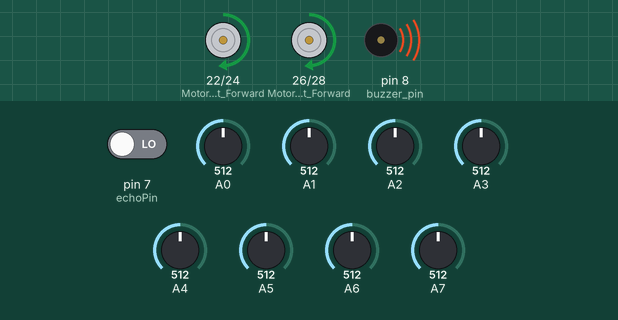
This sketch was run on a simulated Arduino Mega 2560, built with avr-gcc and run on an emulated ATmega2560. Shown: motor-driver pin pairs drawn as motors (green arrow = first pin HIGH = forward, orange = second pin HIGH = backward, longer = more drive, scaled by the enable pin), buzzer (waves = sounding, pin HIGH). The test bench sets the inputs (shaded band); at power-on: pin 7 (echoPin) LOW, A0 = 512, A1 = 512, A2 = 512, A3 = 512, A4 = 512, A5 = 512, A6 = 512, A7 = 512. EEPROM starts erased; what the sketch prints to the serial monitor is not drawn.

Above: at 1.5 s.
1.6 s: pin 7 (echoPin) driven HIGH
At 1.95 s:
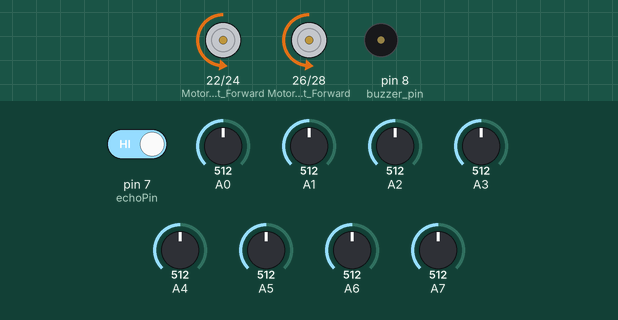
At 2.6 s:
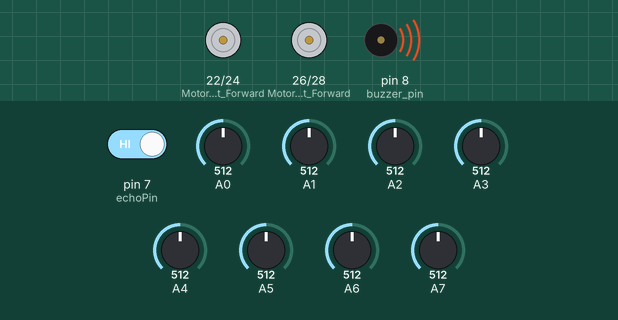
3.6 s: A0 set to 106
7.5 s: A0 set to 89
At 37.1 s:
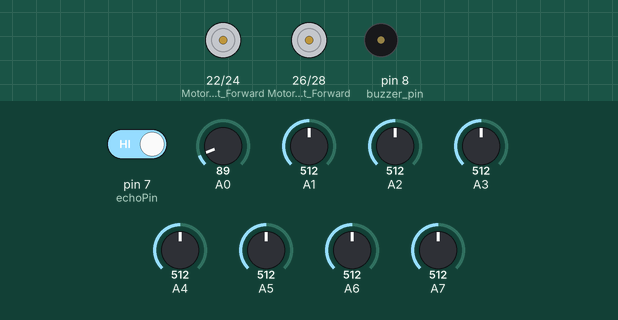
Timing chart, 0 to 38.3 s (numbered marks = the images above; inputs shaded):
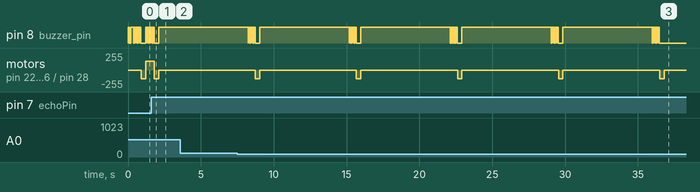

Measured:
- the behaviour switches between 100 and 99 on A0 (found by bisection; images 2 and 3)
- after the input at 1.6 s, pin 8 (buzzer_pin): goes on until 2.1 s, then stays HIGH
- after the input at 3.6 s, every drawn part: stays the same
- by itself, motor on pin 22 (Motor_Right_Forward) / pin 24 (Motor_Right_Backward), motor on pin 26 (Motor_Left_Forward) / pin 28 (Motor_Left_Backward): alternates backward 130/255 for 0.30 s and stopped for 6.6 s

The sketch:

Line_Following_Almost_Completed.ino
```cpp
#include <Arduino.h>
#include <EEPROM.h>

// Define the size of the array and the EEPROM address to start writing data
const int arraySize = 8; // Adjust this based on your array size
const int eepromAddress = 0; // EEPROM address where you want to start writing


// Define PID parameters
double Kp = 25;
double Ki = 1.5;
double Kd = 30;

// Initialize PID variables
double prevError = 0;
double integral = 0;
double derivative = 0;

//recorrect
int Ir_thresholds[] = {300, 300, 100, 100, 100, 105, 400, 400};

int prev_error_history[] = {0,0,0,0,0,0,0,0,0,0};
int stack_pointer = 0;

int IR_history_count = 0;
int IR_history = 0;
int IR_first_grabbed = 0;


//define trig pin 6 and echo pin 7
#define trigPin 6
#define echoPin 7

//pushbutton input for caliberation
#define caliberation 7

//pin for buzzer
#define buzzer_pin 8

bool bend_done = false;

//pin for right bend sensor
#define right_bend_sensor 9

bool swich = 1;

bool bend_start = false;

bool bend_condition = false;

int now_time = 0;

String mode = "normal";

//IR_array 8 space empty array
int IR_array[8];

int Threshold = 100;

int prev_position = 0;

//define right motor enable pin is 3 and left 2
#define ENR 3
#define ENL 2

#define Motor_Right_Forward 22
#define Motor_Right_Backward 24
#define Motor_Left_Forward 26
#define Motor_Left_Backward 28

// defines variables
long duration;
int distance;

// bool Switch = 0; //0 for left ; 1 for right;
int x = 0;

void motor(int motor, int direction);
void caliberate();
void buzzer_beep();

void setup() {

  pinMode(buzzer_pin, OUTPUT);

  //pin 8 is buzzer, tur it on and off for 2 quick beeps
  buzzer_beep();
  delay(100);
  buzzer_beep();

  //pinmode trig and echo
  pinMode(trigPin, OUTPUT);
  pinMode(echoPin, INPUT);

  //Serial begin
  Serial.begin(115200);

  for (int i = 0; i < 8; i++) {
    Ir_thresholds[i] = EEPROM.read(i)*4;
  }

  Serial.print("int IR_thresholds[] = {");
  for (int i = 0; i < 8; i++){
    Serial.print(Ir_thresholds[i]);
    Serial.print(", ");
  }
  Serial.println("};    ");


  pinMode(Motor_Right_Forward, OUTPUT);
  pinMode(Motor_Right_Backward, OUTPUT);
  pinMode(Motor_Left_Forward, OUTPUT);
  pinMode(Motor_Left_Backward, OUTPUT);

  pinMode(right_bend_sensor, INPUT);


  // digitalWrite(Motor_Right_Forward,1);

  motor(1,1);
  motor(2,1);

  pinMode(caliberation, INPUT);

}

int temp = 0;

void loop() {

 if (digitalRead(caliberation) == 1){
    caliberate();
  }


  //serial print from A0 to A7
   for (int i = 0; i < 8; i++){
    // Serial.print(analogRead(i));
    // Serial.print(" ");
    if (analogRead(i) > Ir_thresholds[i]){
      temp = 1;}
    else{
      temp = 0;}
     IR_array[7-i] = temp;

   }

    motor(1,1);
    motor(2,1);


//  for (int i = 0; i < 8; i++){
//    Serial.print(IR_array[i]);
//    Serial.print(" ");
//   }
//   Serial.println(" ");

  int array_lit_amount = IR_array[0] + IR_array[1] + IR_array[2] + IR_array[3] + IR_array[4] + IR_array[5] + IR_array[6] + IR_array[7];
  float left_sum = -3.7*IR_array[0] -2.9*IR_array[1] -2*IR_array[2] -1*IR_array[3];
  float right_sum = 1*IR_array[4] +2*IR_array[5] +2.9*IR_array[6] +3.7*IR_array[7];
  int position = left_sum + right_sum;

  prev_error_history[stack_pointer] = position;
  stack_pointer++;
  if (stack_pointer == 10){
    stack_pointer =0;
  }

   derivative = position - prevError;

  int PID_constant = position*Kp + Kd * derivative;

  prevError = position;

  //Serial.println(position);
  // lcd.setCursor(2,2);
  // lcd.print("The IR weight: ");
  // lcd.print(position);

  int Drive_constant = 150;

  int Left_drive = Drive_constant + PID_constant;
  int Right_drive = Drive_constant - PID_constant;

  Serial.println(mode);

  Left_drive = min(max(Left_drive, 0), 255);
  Right_drive = min(max(Right_drive, 0), 255);


  //end detection
  if (array_lit_amount == 8 and bend_done == true){
    swich = 0;
  }

   if (array_lit_amount == 0 and mode != "bend"){
    mode = "deviated";
    buzzer_beep();
    delay(20);
    buzzer_beep();
    delay(20);
    buzzer_beep();
    delay(20);
    buzzer_beep();
    delay(20);
    buzzer_beep();
    delay(20);
  }

  if (mode == "normal" and bend_done == false){
    //bend detection
    if(right_sum >= 8.5 && left_sum > -4){
      //breaking
      motor(1,0);
      motor(2,0);
      now_time = millis();
      mode = "bend";

      bend_done = true;

      bend_start = true;

    }
  }

  if (mode == "bend"){
    if(bend_start == true){
      bend_start = false;
      bend_condition = false;

      while (digitalRead(right_bend_sensor) == 0){
        digitalWrite(buzzer_pin,HIGH);
        Serial.print("in loop:  ");
        Serial.println(digitalRead(right_bend_sensor));
        motor(1,1);
        motor(2,1);
        Left_drive = 140;
        Right_drive = 140;
        analogWrite(ENL,Left_drive);
        analogWrite(ENR,Right_drive);
      }
      analogWrite(ENL,0);
      analogWrite(ENR,0);
      // delay(800);
      array_lit_amount = 0;
    }
    // analogWrite(ENL,0);
    // analogWrite(ENR,0);
    // delay(1000);


    digitalWrite(buzzer_pin,LOW);
    //buzzer_beep();

    Serial.println(array_lit_amount);

    motor(1,0);
    motor(2,1);

    Left_drive = 155;
    Right_drive = 155;
    Serial.println("in turning mode");

    //detecting if the line contacts the sensor
    if (bend_condition == false){
      if (array_lit_amount >= 2){

        bend_condition = true;
      }
    } else {
      //detecting if the line comes to the middle
      if (IR_array[3] == 1 or IR_array[4] == 1){

        Serial.print("bend over");
        mode = "normal";


        // motor(1,0);
        // motor(2,0);

        bend_condition = false;

        buzzer_beep();
        delay(100);
        buzzer_beep();

        analogWrite(ENL,0);
        analogWrite(ENR,0);
        delay(500);
      }
    }

  }

    //  // Deviation detection
  if (mode == "deviated"){
    int prev_history_sum = 0;
    for (int p = 0; p < 10; p++) {
      prev_history_sum += prev_error_history[p];
    }

    if(prev_history_sum > 0){
      motor(1,0);
      motor(2,1);
      Left_drive = 140;
      Right_drive = 140;
      analogWrite(ENL,Left_drive);
      analogWrite(ENR,Right_drive);
      delay(300);
  } else if(prev_history_sum < 0){
      motor(1,1);
      motor(2,0);
      Left_drive = 140;
      Right_drive = 140;
      analogWrite(ENL,Left_drive);
      analogWrite(ENR,Right_drive);
      delay(300);
  } else {
      motor(1,0);
      motor(2,0);
      Left_drive = 130;
      Right_drive = 130;
      analogWrite(ENL,Left_drive);
      analogWrite(ENR,Right_drive);
      delay(300);
  }
  mode = "normal";
  }

  if (swich == 1){
  analogWrite(ENL,Left_drive);
  analogWrite(ENR,Right_drive);
  }else{
  analogWrite(ENL,0);
  analogWrite(ENR,0);
  }

  prev_position = position;

}


void caliberate(){

  // Stop motors when caliberating
  analogWrite(ENL,0);
  analogWrite(ENR,0);

  //make sensor_max_values array of length 8 equal to sensor caliberation array
  int sensor_max_values[8] = {0,0,0,0,0,0,0,0};

  //sensor min values array
  int sensor_min_values[8] = {0,0,0,0,0,0,0,0};

  int now_time_for_caliberation = millis();
  Serial.print("now time for caliberation: ");
  Serial.print(now_time_for_caliberation);
  Serial.print("  millis: ");
  Serial.println(millis());

  while (millis() - now_time_for_caliberation < 5000){
    // Serial.println("Caliberating IR");
    digitalWrite(buzzer_pin,1);

    bool allZeros = true;
    for (int i = 0; i < 8; i++) {
      if (sensor_max_values[i] != 0) {
        allZeros = false;
        break; // No need to continue checking if we find a non-zero value
      }
    }

    if (allZeros){
      for (int i = 0; i < 8; i++){
        sensor_max_values[i] = analogRead(i);
        sensor_min_values[i] = analogRead(i);
      }
    }

    for (int i = 0; i < 8; i++){
      if (analogRead(i) > sensor_max_values[i]){
        sensor_max_values[i] = analogRead(i);
      }
      if (analogRead(i) < sensor_min_values[i]){
        sensor_min_values[i] = analogRead(i);
      }

    }
  }
  Serial.print("int IR_thresholds[] = {");
  for (int i = 0; i < 8; i++){
    Serial.print(sensor_max_values[i]);
    Serial.print(", ");
  }
  Serial.print("};    ");
  Serial.print("int IR_thresholds[] = {");
  for (int i = 0; i < 8; i++){
    Serial.print(sensor_min_values[i]);
    Serial.print(", ");
  }
  Serial.print("};    ");

  for (int i = 0; i < 8; i++){
    Ir_thresholds[i] = (sensor_max_values[i] + sensor_min_values[i])/2;
  }

  Serial.print("int IR_thresholds[] = {");
  for (int i = 0; i < 8; i++){
    Serial.print(Ir_thresholds[i]);
    Serial.print(", ");
  }
  Serial.println("};    ");

  //save the array to eeprom
  for (int i = 0; i < 8; i++) {
    EEPROM.write(i, byte(Ir_thresholds[i]/4));
  }

  delay(1000);

  digitalWrite(buzzer_pin,0);

}

void buzzer_beep(){
  digitalWrite(buzzer_pin,1);
  delay(100);
  digitalWrite(buzzer_pin,0);
}

void motor(int motor, int direction){ // 1 for right ; 2 for left
  if (motor == 1){
    if (direction == 1){
      digitalWrite(Motor_Right_Forward,1);
      digitalWrite(Motor_Right_Backward,0);
    }else{
      digitalWrite(Motor_Right_Forward,0);
      digitalWrite(Motor_Right_Backward,1);
    }
  }else{
    if (direction == 1){
      digitalWrite(Motor_Left_Forward,1);
      digitalWrite(Motor_Left_Backward,0);
    }else{
      digitalWrite(Motor_Left_Forward,0);
      digitalWrite(Motor_Left_Backward,1);
    }
  }
}
```
